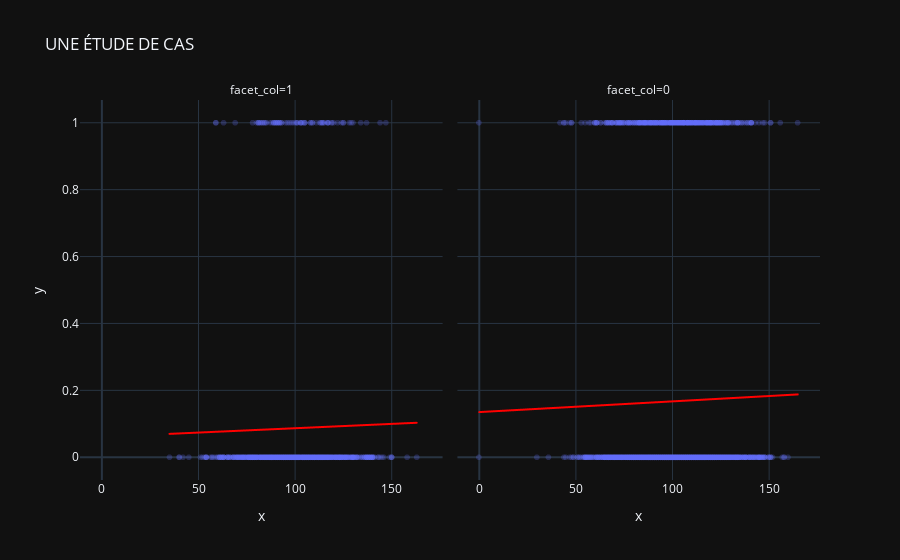

The notebook cell this image was saved under:
### Markdown cell above
##  Analyse exploratoire des données

### Code cell
# plot scatter carat_weight et Price
import plotly.express as px 
fig = px.scatter(x=df['total_day_calls'], y=df['churn'], 
                 facet_col = df['voice_mail_plan'], opacity = 0.25, template = 'plotly_dark', trendline='ols', 
                 trendline_color_override = 'red', title = ' UNE ÉTUDE DE CAS') 
fig.show()

### Figure 1 — Plotly figure (JSON) as saved in the notebook; plotly's stock layout.template omitted (floating-point values rounded to 4 significant figures; data arrays with more than 128 entries replaced by an {"elided": "..."} marker saying what was removed)
{"data": [{"hovertemplate": "facet_col=1<br>x=%{x}<br>y=%{y}<extra></extra>", "legendgroup": "", "marker": {"color": "#636efa", "opacity": 0.25, "symbol": "circle"}, "mode": "markers", "name": "", "showlegend": false, "type": "scattergl", "x": {"elided": "922 int values"}, "xaxis": "x", "y": {"elided": "922 int values"}, "yaxis": "y"}, {"hovertemplate": "<b>OLS trendline</b><br>y = 0.00025939 * x + 0.0608092<br>R<sup>2</sup>=0.000330<br><br>facet_col=1<br>x=%{x}<br>y=%{y} <b>(trend)</b><extra></extra>", "legendgroup": "", "line": {"color": "red"}, "marker": {"color": "#636efa", "symbol": "circle"}, "mode": "lines", "name": "", "showlegend": false, "type": "scattergl", "x": {"elided": "922 int values"}, "xaxis": "x", "y": {"elided": "922 float values"}, "yaxis": "y"}, {"hovertemplate": "facet_col=0<br>x=%{x}<br>y=%{y}<extra></extra>", "legendgroup": "", "marker": {"color": "#636efa", "opacity": 0.25, "symbol": "circle"}, "mode": "markers", "name": "", "showlegend": false, "type": "scattergl", "x": {"elided": "2411 int values"}, "xaxis": "x2", "y": {"elided": "2411 int values"}, "yaxis": "y2"}, {"hovertemplate": "<b>OLS trendline</b><br>y = 0.000320247 * x + 0.134942<br>R<sup>2</sup>=0.000301<br><br>facet_col=0<br>x=%{x}<br>y=%{y} <b>(trend)</b><extra></extra>", "legendgroup": "", "line": {"color": "red"}, "marker": {"color": "#636efa", "symbol": "circle"}, "mode": "lines", "name": "", "showlegend": false, "type": "scattergl", "x": {"elided": "2411 int values"}, "xaxis": "x2", "y": {"elided": "2411 float values"}, "yaxis": "y2"}], "layout": {"annotations": [{"font": {}, "showarrow": false, "text": "facet_col=1", "x": 0.245, "xanchor": "center", "xref": "paper", "y": 1, "yanchor": "bottom", "yref": "paper"}, {"font": {}, "showarrow": false, "text": "facet_col=0", "x": 0.755, "xanchor": "center", "xref": "paper", "y": 1, "yanchor": "bottom", "yref": "paper"}], "legend": {"tracegroupgap": 0}, "title": {"text": " UNE ÉTUDE DE CAS"}, "xaxis": {"anchor": "y", "domain": [0, 0.49], "title": {"text": "x"}}, "xaxis2": {"anchor": "y2", "domain": [0.51, 1], "matches": "x", "title": {"text": "x"}}, "yaxis": {"anchor": "x", "domain": [0, 1], "title": {"text": "y"}}, "yaxis2": {"anchor": "x2", "domain": [0, 1], "matches": "y", "showticklabels": false}}}
